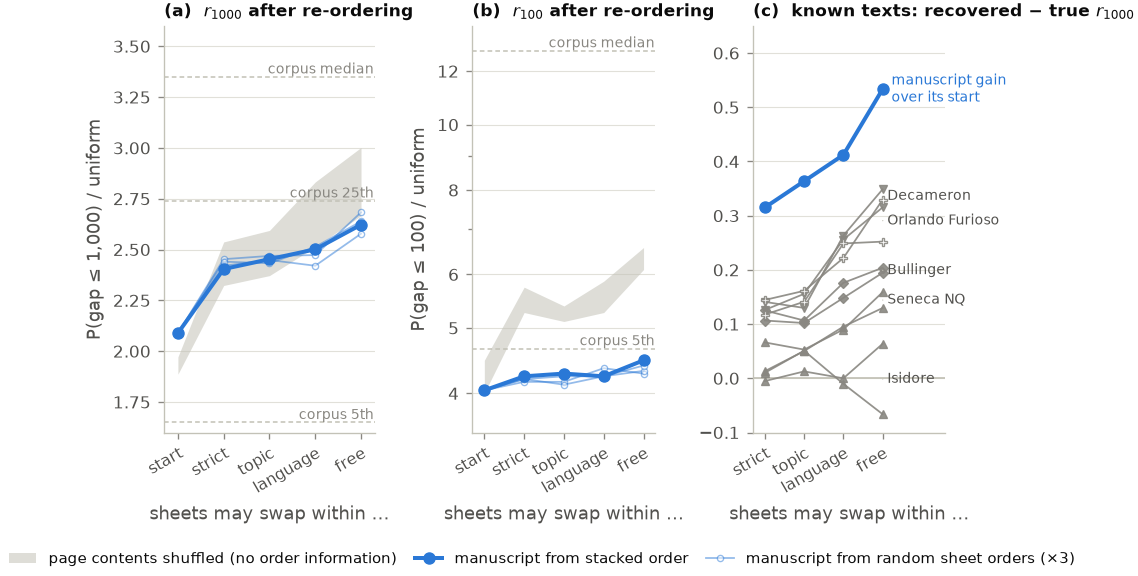

Generate this figure with Python:
"""Figure: can re-ordering the 52 sheets raise the manuscript's rare-word locality
toward the known-text corpus?  Simulated annealing over sheet orders under four
constraint levels (§10; data/order_optimize_none.json, orientation fixed).

(a) P(gap ≤ 1,000)/uniform (r1000) after optimisation: the manuscript from its
    stacked order, from three random sheet orders, and three page-content-shuffled
    manuscripts (no order information — the noise ceiling); corpus percentiles.
(b) The same for P(gap ≤ 100)/uniform (r100), which sheet order barely moves.
(c) Known texts written sheet by sheet, sheets shuffled, then optimised: recovered
    value minus the true-order value (overfitting excess).
"""

import json
import os

import numpy as np

from style import *  # noqa: F401,F403

HERE = os.path.dirname(os.path.abspath(__file__))
DATA = os.path.join(HERE, "..", "data")
O = json.load(open(os.path.join(DATA, "order_optimize_none.json")))

LEVELS = ["init", "strict (lang+section+hand)", "topic (lang+section)", "language only", "free"]
LABELS = ["start", "strict", "topic", "language", "free"]
X = np.arange(len(LEVELS))
KNOWN = [("la_isidorus_etym", "Isidore", "la"), ("la_seneca_nq", "Seneca NQ", "la"), ("de_bullinger", "Bullinger", "de"),
         ("it_decameron", "Decameron", "it"), ("it_orlando_furioso", "Orlando Furioso", "it_verse")]


def series(d, stat):
    return [d[l][stat] for l in LEVELS]


fig, axes = plt.subplots(1, 3, figsize=(W_FULL, 3.3), gridspec_kw={"width_ratios": [1.15, 1.0, 1.05], "wspace": 0.5})

for ax, stat, title in ((axes[0], "r1000", "(a)  $r_{1000}$ after re-ordering"), (axes[1], "r100", "(b)  $r_{100}$ after re-ordering")):
    # noise ceiling band from page-content-shuffled manuscripts
    sh = np.array([series(d, stat) for d in O["vms_pages_shuffled"]])
    ax.fill_between(X, sh.min(0), sh.max(0), color=C_NULL, alpha=0.55, lw=0, zorder=1, label="page contents shuffled (no order information)")
    for d in O["vms_stacked_from_shuffled_sheets"]:
        ax.plot(X, series(d, stat), color=C_IT2A, lw=0.8, alpha=0.5, marker=MARK_IT2A, ms=2.8, mfc="white", zorder=3)
    ax.plot(X, series(O["vms_stacked"], stat), color=C_IT2A, lw=1.8, marker=MARK_IT2A, ms=5, zorder=4, label="manuscript from stacked order")
    ax.plot([], [], color=C_IT2A, lw=0.8, alpha=0.5, marker=MARK_IT2A, ms=2.8, mfc="white", label="manuscript from random sheet orders (×3)")
    ax.set_xticks(X)
    ax.set_xticklabels(LABELS, fontsize=7, rotation=30, ha="right", rotation_mode="anchor")
    ax.set_xlabel("sheets may swap within …")
    ax.set_title(title, loc="left", fontsize=7.8, pad=4)
    ax.set_ylabel("P(gap ≤ 1,000) / uniform" if stat == "r1000" else "P(gap ≤ 100) / uniform")
    ax.set_xlim(-0.3, len(LEVELS) - 0.7)

# corpus percentiles (source: data/corpus_sweep.log, k 2..5 pooled)
for v, lab in ((1.65, "5th"), (2.74, "25th"), (3.35, "median")):
    axes[0].axhline(v, color=AXIS, lw=0.7, ls=(0, (3, 2)), zorder=0)
    axes[0].text(len(LEVELS) - 0.72, v, f"corpus {lab}", fontsize=6.2, color=MUTED, ha="right", va="bottom")
for v, lab in ((4.66, "5th"), (12.87, "median")):
    axes[1].axhline(v, color=AXIS, lw=0.7, ls=(0, (3, 2)), zorder=0)
    axes[1].text(len(LEVELS) - 0.72, v, f"corpus {lab}", fontsize=6.2, color=MUTED, ha="right", va="bottom")
axes[0].set_ylim(1.6, 3.6)
axes[1].set_ylim(3.5, 14)
axes[1].set_yscale("log")
axes[1].set_yticks([4, 5, 6, 8, 10, 12])
axes[1].set_yticklabels(["4", "5", "6", "8", "10", "12"])
axes[1].yaxis.set_minor_formatter(mpl.ticker.NullFormatter())

# (c) known texts recovery: optimised − true, r1000
cx = axes[2]
ends = []
for j, (key, lab, lang) in enumerate(KNOWN):
    true = O["known"][key]["true"]["init"]["r1000"]
    runs = O["known"][key]["from_shuffled"]
    for r in runs:
        y = [r[l]["r1000"] - true for l in LEVELS[1:]]
        cx.plot(X[1:], y, color=C_KNOWN, lw=0.8, marker=MARK_LANG[lang], ms=3.5, mfc="white" if lang == "it_verse" else C_KNOWN, mec=C_KNOWN, zorder=3, alpha=0.9)
    ends.append((np.mean([r["free"]["r1000"] - true for r in runs]), lab))
ends.sort()
pos = [v for v, _ in ends]
for i in range(1, len(pos)):
    pos[i] = max(pos[i], pos[i - 1] + 0.045)
for (v, lab), yp in zip(ends, pos):
    cx.annotate(lab, (X[-1], v), xytext=(X[-1] + 0.12, yp), textcoords="data", fontsize=6.2, color=INK2, va="center",
                arrowprops=dict(arrowstyle="-", color=AXIS, lw=0.5, shrinkA=0, shrinkB=1))
# manuscript's own gain on the same axis, for scale
ms = [O["vms_stacked"][l]["r1000"] - O["vms_stacked"]["init"]["r1000"] for l in LEVELS[1:]]
cx.plot(X[1:], ms, color=C_IT2A, lw=1.8, marker=MARK_IT2A, ms=5, zorder=4)
cx.annotate("manuscript gain\nover its start", (X[-1], ms[-1]), xytext=(4, 0), textcoords="offset points", fontsize=6.2, color=C_IT2A, va="center")
cx.axhline(0, color=AXIS, lw=0.8, zorder=1)
cx.set_xticks(X[1:])
cx.set_xticklabels(LABELS[1:], fontsize=7, rotation=30, ha="right", rotation_mode="anchor")
cx.set_xlim(0.7, len(LEVELS) - 0.7 + 1.3)
cx.set_ylim(-0.1, 0.65)
cx.set_xlabel("sheets may swap within …")
cx.set_title("(c)  known texts: recovered − true $r_{1000}$", loc="left", fontsize=7.8, pad=4)

h, l = axes[0].get_legend_handles_labels()
fig.legend(h, l, loc="lower center", ncol=3, bbox_to_anchor=(0.5, -0.17), columnspacing=1.2, handlelength=1.8, fontsize=6.8)
save(fig, "fig_order_optimize")
